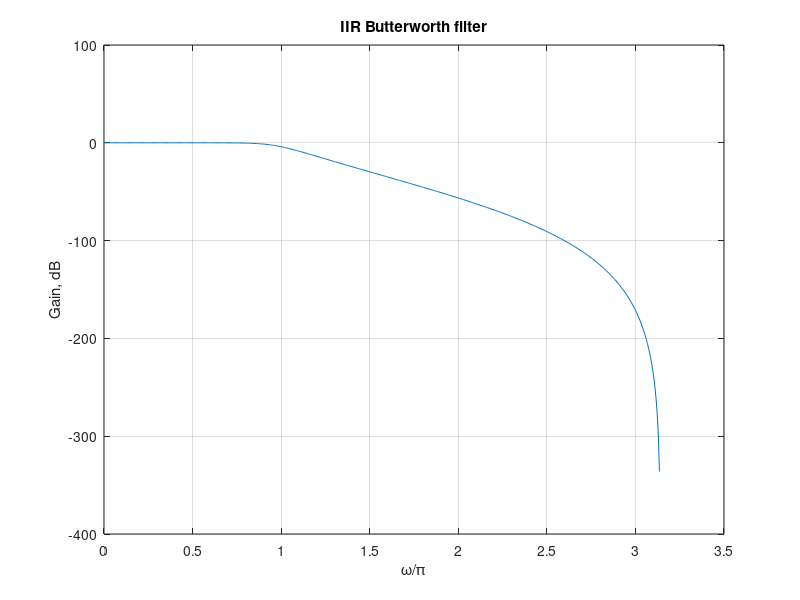

Write MATLAB code to recreate this figure.
%% Design of Digital IIR Butterworth Filter
%% using bilinear transformation technique
clc;
clear all;
clear all;
%% Input the filter specifications
Wp = 0.3 *pi; % analog passband cutoff frequency
Ws = 0.8*pi;  %analog stopband cutoff frequency
Ap=1;
As=40;
T=1;
%% Calculation of filter order and filter coefficient
%[N, Wc] = buttord(0.3,0.8, Ap, As);
%[b_d,a_d] = butter(N,Wc);
[N,Wc] =buttord(Wp,Ws,Ap,As,'s');
[b,a] = butter(N,Wc,'low','s');%designs a lowpass butterworth analog filter

Hs=tf(b,a); %find corresponding transfer function
[b_d,a_d] = bilinear(b,a,1/T); 
Hz = tf(b_d,a_d,1/T);

[Hw, omega] = freqz(b_d, a_d, 512);
gain  = 20*log10(abs(Hw));
plot(omega,gain);
grid;
xlabel('\omega/\pi');
ylabel('Gain, dB');
title('IIR Butterworth filter');